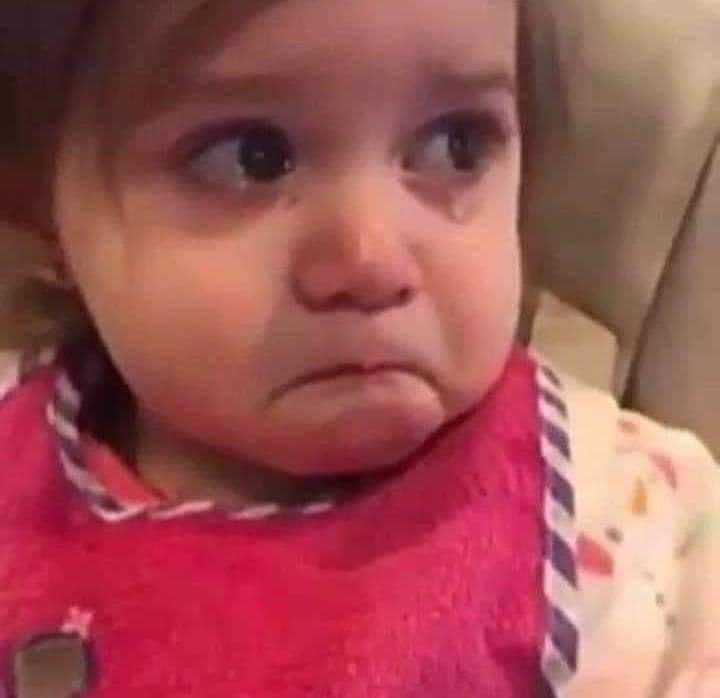
#> input picture baby.jpeg, 720 x 698 px
$ python main.py
#> lines starting #> are read from the running program, lines starting #| are printed output that depends on the picture
from PIL import Image

baby = Image.open('baby.jpeg')
#> baby is the input picture: PIL image 720x698 RGB; mean R, G, B 159.6, 82.9, 85.2

black_white = baby.convert('L')
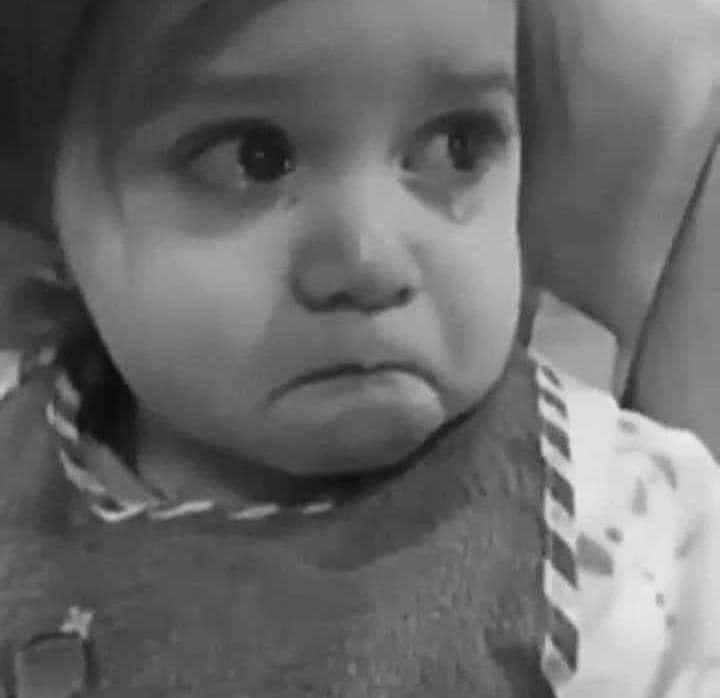
#> black_white: PIL image 720x698 L; min 11, max 236, mean 106.1

black_white.show()
